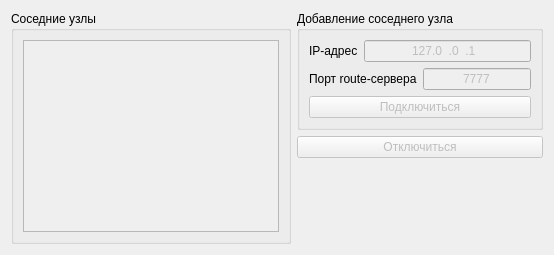
       <widget class="QWidget" name="tab_6">
        <attribute name="title">
         <string>Сеть</string>
        </attribute>
        <layout class="QGridLayout" name="gridLayout_11">
         <item row="0" column="0">
          <layout class="QHBoxLayout" name="horizontalLayout_4">
           <item>
            <widget class="QGroupBox" name="groupBox_3">
             <property name="title">
              <string>Соседние узлы</string>
             </property>
             <layout class="QGridLayout" name="gridLayout_3">
              <item row="0" column="0">
               <widget class="QTableView" name="host_list">
                <property name="enabled">
                 <bool>false</bool>
                </property>
				   <property name="editTriggers">
					<set>QAbstractItemView::NoEditTriggers</set>
				  </property>
				  <property name="textElideMode">
				  <enum>Qt::ElideLeft</enum>
				  </property>
                <attribute name="horizontalHeaderVisible">
                 <bool>true</bool>
                </attribute>
                <attribute name="horizontalHeaderStretchLastSection">
                 <bool>true</bool>
                </attribute>
                <attribute name="verticalHeaderVisible">
                 <bool>false</bool>
                </attribute>
               </widget>
              </item>
             </layout>
            </widget>
           </item>
           <item>
            <layout class="QVBoxLayout" name="verticalLayout_2">
             <item>
              <widget class="QGroupBox" name="groupBox">
               <property name="title">
                <string>Добавление соседнего узла</string>
               </property>
               <layout class="QGridLayout" name="gridLayout_2">
                <item row="0" column="0">
                 <layout class="QVBoxLayout" name="verticalLayout">
                  <item>
                   <layout class="QHBoxLayout" name="horizontalLayout_2">
                    <item>
                     <widget class="QLabel" name="label">
                      <property name="text">
                       <string>IP-адрес</string>
                      </property>
                     </widget>
                    </item>
                    <item>
                     <widget class="QLineEdit" name="host_ip">
                      <property name="enabled">
                       <bool>false</bool>
                      </property>
                      <property name="inputMask">
                       <string>000.000.000.000; </string>
                      </property>
                      <property name="text">
                       <string>127.0.0.1</string>
                      </property>
                      <property name="alignment">
                       <set>Qt::AlignCenter</set>
                      </property>
                      <property name="readOnly">
                       <bool>false</bool>
                      </property>
                     </widget>
                    </item>
                   </layout>
                  </item>
                  <item>
                   <layout class="QHBoxLayout" name="horizontalLayout">
                    <item>
                     <widget class="QLabel" name="label_2">
                      <property name="text">
                       <string>Порт route-сервера</string>
                      </property>
                     </widget>
                    </item>
                    <item>
                     <widget class="QLineEdit" name="host_port">
                      <property name="enabled">
                       <bool>false</bool>
                      </property>
                      <property name="inputMask">
                       <string>0000; </string>
                      </property>
                      <property name="text">
                       <string>7777</string>
                      </property>
                      <property name="alignment">
                       <set>Qt::AlignCenter</set>
                      </property>
                      <property name="readOnly">
                       <bool>false</bool>
                      </property>
                     </widget>
                    </item>
                   </layout>
                  </item>
                  <item>
                   <widget class="QPushButton" name="host_connect">
                    <property name="enabled">
                     <bool>false</bool>
                    </property>
                    <property name="text">
                     <string>Подключиться</string>
                    </property>
                   </widget>
                  </item>
                 </layout>
                </item>
               </layout>
              </widget>
             </item>
             <item>
              <widget class="QPushButton" name="host_disconnect">
               <property name="enabled">
                <bool>false</bool>
               </property>
               <property name="text">
                <string>Отключиться</string>
               </property>
              </widget>
             </item>
             <item>
              <spacer name="verticalSpacer">
               <property name="orientation">
                <enum>Qt::Vertical</enum>
               </property>
               <property name="sizeHint" stdset="0">
                <size>
                 <width>20</width>
                 <height>40</height>
                </size>
               </property>
              </spacer>
             </item>
            </layout>
           </item>
          </layout>
         </item>
        </layout>
       </widget>
